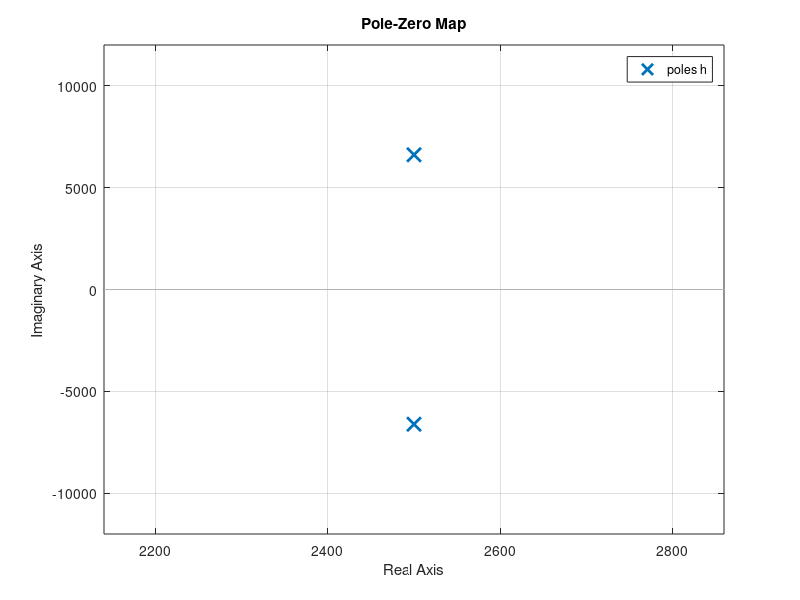
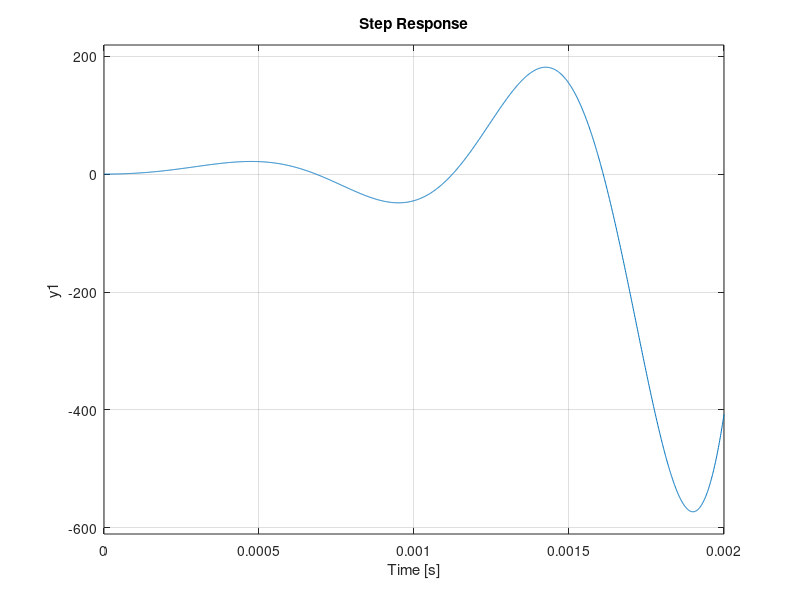
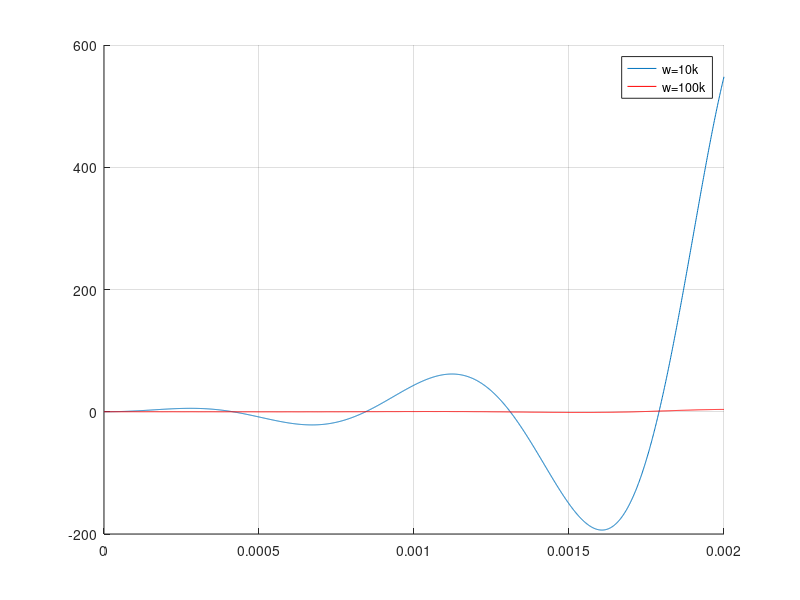

Here is the MATLAB script that generated these plots, in order:
pkg load control

s = tf('s');

R1 = 10E3; R2=20E3; C1 = 10E-9; C2=C1;

A = 5;

h = A/(1+(4-A)*R1*C1*s+R1*R2*C1*C2*s*s)

t = 0:1e-6:2e-3;

figure;
pzmap(h)

figure;
step(h,t)

figure;
hold on;
grid on;

[y, t] = lsim(h, 1*cos(10_000*t), t);

plot(t,y,";w=10k;")

[y, t] = lsim(h, cos(100_000*t), t);

plot(t,y,"red;w=100k;")

1+2*rand()

# g = -R1*C1*s/(1+4*R1*C1*s + 2*R1*R1*C1*C1*s*s)

# rlocusx(g,1,0,10)
